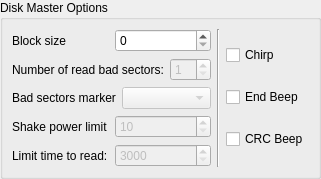
<?xml version="1.0" encoding="UTF-8"?>
<ui version="4.0">
 <class>OptionWidgetForm</class>
 <widget class="QWidget" name="OptionWidgetForm">
  <property name="geometry">
   <rect>
    <x>0</x>
    <y>0</y>
    <width>293</width>
    <height>169</height>
   </rect>
  </property>
  <property name="windowTitle">
   <string>Form</string>
  </property>
  <layout class="QVBoxLayout" name="verticalLayout_3">
   <property name="leftMargin">
    <number>0</number>
   </property>
   <property name="topMargin">
    <number>0</number>
   </property>
   <property name="rightMargin">
    <number>0</number>
   </property>
   <property name="bottomMargin">
    <number>0</number>
   </property>
   <item>
    <widget class="QGroupBox" name="groupBox">
     <property name="title">
      <string>Disk Master Options</string>
     </property>
     <layout class="QHBoxLayout" name="horizontalLayout_6">
      <item>
       <layout class="QVBoxLayout" name="verticalLayout">
        <item>
         <layout class="QHBoxLayout" name="horizontalLayout_5">
          <item>
           <widget class="QLabel" name="label_5">
            <property name="text">
             <string>Block size</string>
            </property>
           </widget>
          </item>
          <item>
           <widget class="QSpinBox" name="blockSizeEdit"/>
          </item>
         </layout>
        </item>
        <item>
         <layout class="QHBoxLayout" name="horizontalLayout">
          <item>
           <widget class="QLabel" name="label">
            <property name="text">
             <string>Number of read bad sectors:</string>
            </property>
           </widget>
          </item>
          <item>
           <widget class="QSpinBox" name="NumRepeatRdEdit">
            <property name="enabled">
             <bool>false</bool>
            </property>
            <property name="minimum">
             <number>1</number>
            </property>
            <property name="maximum">
             <number>10</number>
            </property>
           </widget>
          </item>
         </layout>
        </item>
        <item>
         <layout class="QHBoxLayout" name="horizontalLayout_4">
          <item>
           <widget class="QLabel" name="label_4">
            <property name="text">
             <string>Bad sectors marker</string>
            </property>
           </widget>
          </item>
          <item>
           <widget class="QComboBox" name="BadMarkerCmbBox">
            <property name="enabled">
             <bool>false</bool>
            </property>
           </widget>
          </item>
         </layout>
        </item>
        <item>
         <layout class="QHBoxLayout" name="horizontalLayout_3">
          <item>
           <widget class="QLabel" name="label_3">
            <property name="text">
             <string>Shake power limit</string>
            </property>
           </widget>
          </item>
          <item>
           <widget class="QSpinBox" name="ShkPwrLimitEdit">
            <property name="enabled">
             <bool>false</bool>
            </property>
            <property name="minimum">
             <number>10</number>
            </property>
            <property name="maximum">
             <number>100</number>
            </property>
           </widget>
          </item>
         </layout>
        </item>
        <item>
         <layout class="QHBoxLayout" name="horizontalLayout_2">
          <item>
           <widget class="QLabel" name="label_2">
            <property name="text">
             <string>Limit time to read:</string>
            </property>
           </widget>
          </item>
          <item>
           <widget class="QSpinBox" name="RdTimeLimitEdit">
            <property name="enabled">
             <bool>false</bool>
            </property>
            <property name="minimum">
             <number>3000</number>
            </property>
            <property name="maximum">
             <number>15000</number>
            </property>
           </widget>
          </item>
         </layout>
        </item>
       </layout>
      </item>
      <item>
       <widget class="Line" name="line">
        <property name="orientation">
         <enum>Qt::Vertical</enum>
        </property>
       </widget>
      </item>
      <item>
       <layout class="QVBoxLayout" name="verticalLayout_2">
        <item>
         <widget class="QCheckBox" name="ChirpCheck">
          <property name="text">
           <string>Chirp</string>
          </property>
          <property name="checkable">
           <bool>true</bool>
          </property>
          <property name="checked">
           <bool>false</bool>
          </property>
          <property name="tristate">
           <bool>false</bool>
          </property>
         </widget>
        </item>
        <item>
         <widget class="QCheckBox" name="EndBeepCheck">
          <property name="text">
           <string>End Beep</string>
          </property>
          <property name="checked">
           <bool>false</bool>
          </property>
         </widget>
        </item>
        <item>
         <widget class="QCheckBox" name="CrcBeepCheck">
          <property name="text">
           <string>CRC Beep</string>
          </property>
          <property name="checked">
           <bool>false</bool>
          </property>
         </widget>
        </item>
       </layout>
      </item>
     </layout>
    </widget>
   </item>
  </layout>
 </widget>
 <resources/>
 <connections/>
</ui>
